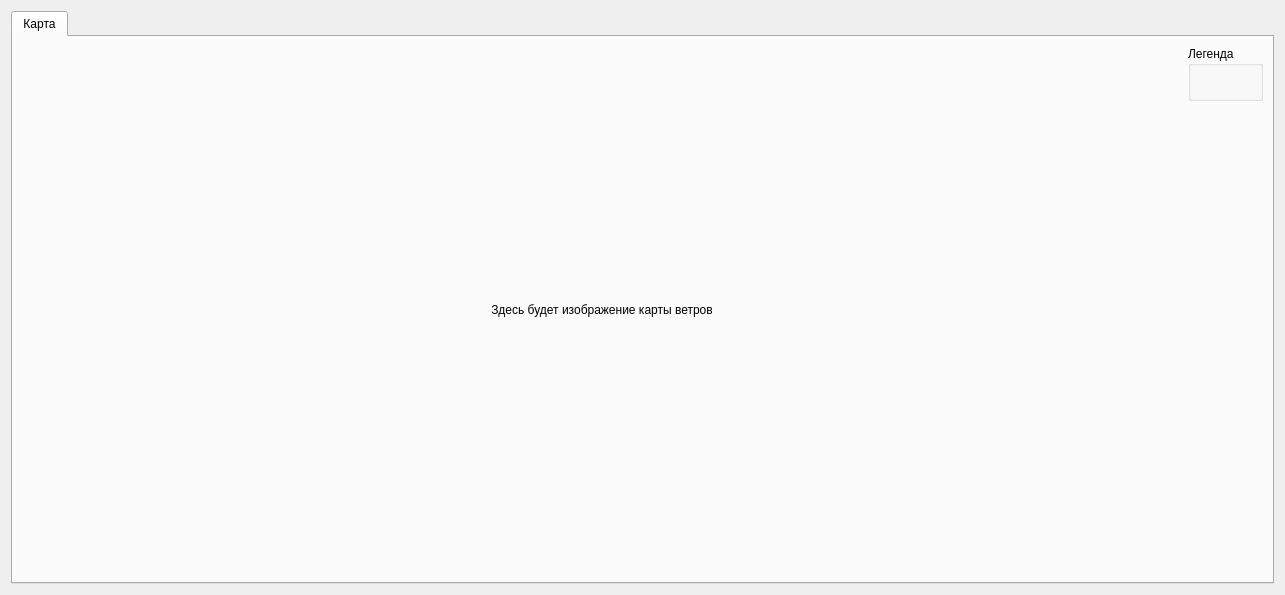
          <widget class="QWidget" name="winds_direction_page">
           <property name="geometry">
            <rect>
             <x>0</x>
             <y>0</y>
             <width>1285</width>
             <height>595</height>
            </rect>
           </property>
           <attribute name="label">
            <string>Направление ветров</string>
           </attribute>
           <layout class="QGridLayout" name="gridLayout_4">
            <item row="0" column="0">
             <widget class="QTabWidget" name="winds_direction_tab">
              <property name="currentIndex">
               <number>0</number>
              </property>
              <widget class="QWidget" name="winds_image_container_tab">
               <attribute name="title">
                <string>Карта</string>
               </attribute>
               <layout class="QGridLayout" name="gridLayout_2">
                <item row="0" column="1">
                 <widget class="QGroupBox" name="legend_group_box">
                  <property name="sizePolicy">
                   <sizepolicy hsizetype="Fixed" vsizetype="Fixed">
                    <horstretch>0</horstretch>
                    <verstretch>0</verstretch>
                   </sizepolicy>
                  </property>
                  <property name="minimumSize">
                   <size>
                    <width>40</width>
                    <height>50</height>
                   </size>
                  </property>
                  <property name="title">
                   <string>Легенда</string>
                  </property>
                  <layout class="QVBoxLayout" name="verticalLayout_3">
                   <item>
                    <widget class="QLabel" name="label">
                     <property name="sizePolicy">
                      <sizepolicy hsizetype="Fixed" vsizetype="Fixed">
                       <horstretch>0</horstretch>
                       <verstretch>0</verstretch>
                      </sizepolicy>
                     </property>
                     <property name="text">
                      <string/>
                     </property>
                    </widget>
                   </item>
                  </layout>
                 </widget>
                </item>
                <item row="0" column="0" rowspan="2">
                 <widget class="QLabel" name="map_with_winds_label">
                  <property name="text">
                   <string>Здесь будет изображение карты ветров</string>
                  </property>
                  <property name="alignment">
                   <set>Qt::AlignCenter</set>
                  </property>
                 </widget>
                </item>
               </layout>
              </widget>
             </widget>
            </item>
           </layout>
          </widget>
